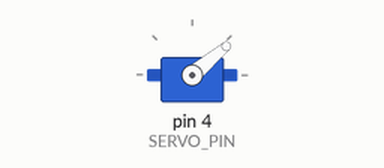
Simulated run of this sketch. Board: Arduino Uno, built with avr-gcc and run on an emulated ATmega328P. On the bench: servo.

Above: at 0.1 s.
Timing chart, 0 to 40.0 s (numbered marks = the images above):
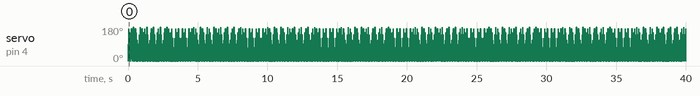

The sketch:

Servo.ino
```cpp
#include <Servo.h>
const int SERVO_PIN         = 4; // Arduino pin connected to servo motor's pin
Servo servo; // create servo object to control a servo
int angle = 0;          // the current angle of servo motor

void setup()
{
  servo.attach(SERVO_PIN);           // attaches the servo on pin 9 to the servo object

}

void loop() {
  for (angle = 0; angle <= 180;)
  {
    servo.write(angle);
    angle = angle + 10;
  }
  for (angle = 180; angle >= 0;)
  {
    servo.write(angle);
    angle = angle - 10;
  }

}
```
